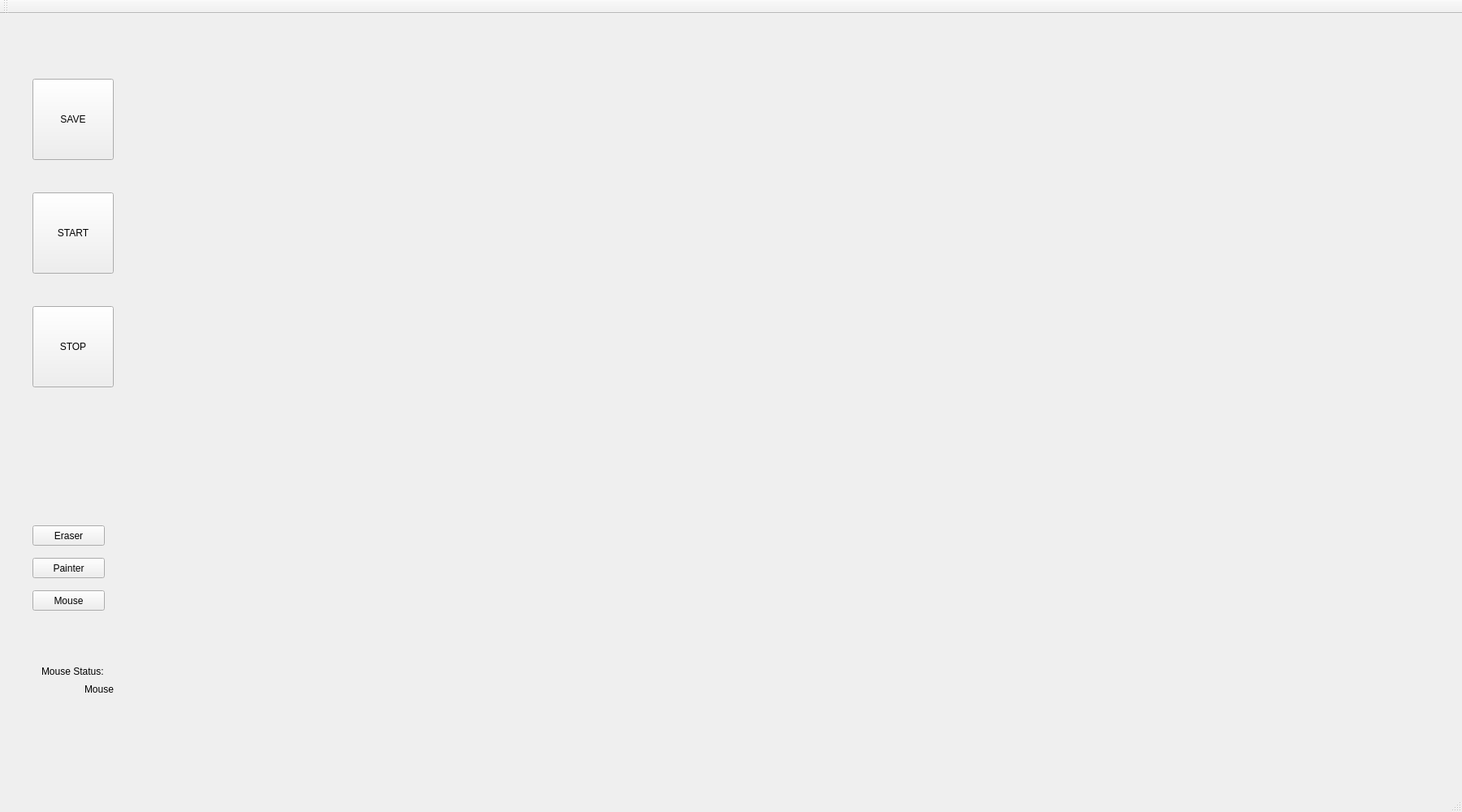
<?xml version="1.0" encoding="UTF-8"?>
<ui version="4.0">
 <class>MainWindow</class>
 <widget class="QMainWindow" name="MainWindow">
  <property name="geometry">
   <rect>
    <x>0</x>
    <y>0</y>
    <width>1800</width>
    <height>1000</height>
   </rect>
  </property>
  <property name="windowTitle">
   <string>MainWindow</string>
  </property>
  <widget class="QWidget" name="centralWidget">
   <widget class="QPushButton" name="Save">
    <property name="geometry">
     <rect>
      <x>40</x>
      <y>80</y>
      <width>100</width>
      <height>100</height>
     </rect>
    </property>
    <property name="text">
     <string>SAVE</string>
    </property>
   </widget>
   <widget class="QPushButton" name="Start">
    <property name="geometry">
     <rect>
      <x>40</x>
      <y>220</y>
      <width>100</width>
      <height>100</height>
     </rect>
    </property>
    <property name="text">
     <string>START</string>
    </property>
   </widget>
   <widget class="QPushButton" name="Stop">
    <property name="geometry">
     <rect>
      <x>40</x>
      <y>360</y>
      <width>100</width>
      <height>100</height>
     </rect>
    </property>
    <property name="text">
     <string>STOP</string>
    </property>
   </widget>
   <widget class="QWidget" name="verticalLayoutWidget">
    <property name="geometry">
     <rect>
      <x>40</x>
      <y>790</y>
      <width>111</width>
      <height>61</height>
     </rect>
    </property>
    <layout class="QVBoxLayout" name="verticalLayout">
     <item>
      <widget class="QLabel" name="MStatus_titl">
       <property name="text">
        <string>Mouse Status:</string>
       </property>
      </widget>
     </item>
     <item>
      <widget class="QLabel" name="MStatus">
       <property name="text">
        <string>Mouse</string>
       </property>
       <property name="alignment">
        <set>Qt::AlignRight|Qt::AlignTrailing|Qt::AlignVCenter</set>
       </property>
      </widget>
     </item>
    </layout>
   </widget>
   <widget class="QPushButton" name="MS_mouse">
    <property name="geometry">
     <rect>
      <x>40</x>
      <y>710</y>
      <width>89</width>
      <height>25</height>
     </rect>
    </property>
    <property name="text">
     <string>Mouse</string>
    </property>
   </widget>
   <widget class="QPushButton" name="MS_painter">
    <property name="geometry">
     <rect>
      <x>40</x>
      <y>670</y>
      <width>89</width>
      <height>25</height>
     </rect>
    </property>
    <property name="text">
     <string>Painter</string>
    </property>
   </widget>
   <widget class="QPushButton" name="MS_eraser">
    <property name="geometry">
     <rect>
      <x>40</x>
      <y>630</y>
      <width>89</width>
      <height>25</height>
     </rect>
    </property>
    <property name="text">
     <string>Eraser</string>
    </property>
   </widget>
   <widget class="QWidget" name="verticalLayoutWidget_2">
    <property name="geometry">
     <rect>
      <x>200</x>
      <y>10</y>
      <width>1581</width>
      <height>921</height>
     </rect>
    </property>
    <layout class="QVBoxLayout" name="Canvas">
     <property name="sizeConstraint">
      <enum>QLayout::SetDefaultConstraint</enum>
     </property>
    </layout>
   </widget>
  </widget>
  <widget class="QMenuBar" name="menuBar">
   <property name="geometry">
    <rect>
     <x>0</x>
     <y>0</y>
     <width>1800</width>
     <height>22</height>
    </rect>
   </property>
  </widget>
  <widget class="QToolBar" name="mainToolBar">
   <attribute name="toolBarArea">
    <enum>TopToolBarArea</enum>
   </attribute>
   <attribute name="toolBarBreak">
    <bool>false</bool>
   </attribute>
  </widget>
  <widget class="QStatusBar" name="statusBar"/>
 </widget>
 <layoutdefault spacing="6" margin="11"/>
 <resources/>
 <connections/>
</ui>
